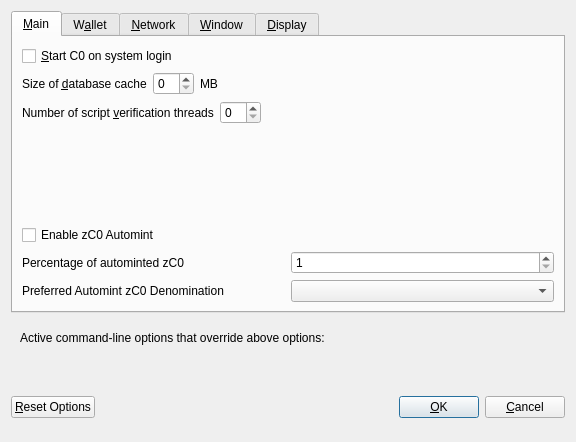
<?xml version="1.0" encoding="UTF-8"?>
<ui version="4.0">
 <class>OptionsDialog</class>
 <widget class="QDialog" name="OptionsDialog">
  <property name="geometry">
   <rect>
    <x>0</x>
    <y>0</y>
    <width>576</width>
    <height>442</height>
   </rect>
  </property>
  <property name="windowTitle">
   <string>Options</string>
  </property>
  <property name="modal">
   <bool>true</bool>
  </property>
  <layout class="QVBoxLayout" name="verticalLayout">
   <item>
    <widget class="QTabWidget" name="tabWidget">
     <property name="currentIndex">
      <number>0</number>
     </property>
     <widget class="QWidget" name="tabMain">
      <attribute name="title">
       <string>&amp;Main</string>
      </attribute>
      <layout class="QVBoxLayout" name="verticalLayout_Main">
       <item>
        <widget class="QCheckBox" name="bitcoinAtStartup">
         <property name="toolTip">
          <string>Automatically start C0 after logging in to the system.</string>
         </property>
         <property name="text">
          <string>&amp;Start C0 on system login</string>
         </property>
        </widget>
       </item>
       <item>
        <layout class="QHBoxLayout" name="horizontalLayout_2_Main">
         <item>
          <widget class="QLabel" name="databaseCacheLabel">
           <property name="text">
            <string>Size of &amp;database cache</string>
           </property>
           <property name="textFormat">
            <enum>Qt::PlainText</enum>
           </property>
           <property name="buddy">
            <cstring>databaseCache</cstring>
           </property>
          </widget>
         </item>
         <item>
          <widget class="QSpinBox" name="databaseCache"/>
         </item>
         <item>
          <widget class="QLabel" name="databaseCacheUnitLabel">
           <property name="text">
            <string>MB</string>
           </property>
           <property name="textFormat">
            <enum>Qt::PlainText</enum>
           </property>
          </widget>
         </item>
         <item>
          <spacer name="horizontalSpacer_2_Main">
           <property name="orientation">
            <enum>Qt::Horizontal</enum>
           </property>
           <property name="sizeHint" stdset="0">
            <size>
             <width>40</width>
             <height>20</height>
            </size>
           </property>
          </spacer>
         </item>
        </layout>
       </item>
       <item>
        <layout class="QHBoxLayout" name="horizontalLayout_3_Main">
         <item>
          <widget class="QLabel" name="threadsScriptVerifLabel">
           <property name="text">
            <string>Number of script &amp;verification threads</string>
           </property>
           <property name="textFormat">
            <enum>Qt::PlainText</enum>
           </property>
           <property name="buddy">
            <cstring>threadsScriptVerif</cstring>
           </property>
          </widget>
         </item>
         <item>
          <widget class="QSpinBox" name="threadsScriptVerif">
           <property name="toolTip">
            <string>(0 = auto, &lt;0 = leave that many cores free)</string>
           </property>
          </widget>
         </item>
         <item>
          <spacer name="horizontalSpacer_3_Main">
           <property name="orientation">
            <enum>Qt::Horizontal</enum>
           </property>
           <property name="sizeHint" stdset="0">
            <size>
             <width>40</width>
             <height>20</height>
            </size>
           </property>
          </spacer>
         </item>
        </layout>
       </item>
       <item>
        <spacer name="verticalSpacer_2">
         <property name="orientation">
          <enum>Qt::Vertical</enum>
         </property>
         <property name="sizeHint" stdset="0">
          <size>
           <width>20</width>
           <height>40</height>
          </size>
         </property>
        </spacer>
       </item>
       <item>
        <widget class="QCheckBox" name="checkBoxZeromintEnable">
         <property name="toolTip">
          <string>Enable automatic minting of C0 units to zC0</string>
         </property>
         <property name="layoutDirection">
          <enum>Qt::LeftToRight</enum>
         </property>
         <property name="text">
          <string>Enable zC0 Automint</string>
         </property>
        </widget>
       </item>
       <item>
        <layout class="QHBoxLayout" name="horizontalLayout_3">
         <item>
          <widget class="QLabel" name="percentage_label">
           <property name="toolTip">
            <string>Percentage of incoming C0 which get automatically converted to zC0 via Zerocoin Protocol (min: 10%)</string>
           </property>
           <property name="text">
            <string>Percentage of autominted zC0</string>
           </property>
          </widget>
         </item>
         <item>
          <widget class="QSpinBox" name="zeromintPercentage">
           <property name="minimum">
            <number>1</number>
           </property>
           <property name="maximum">
            <number>100</number>
           </property>
          </widget>
         </item>
        </layout>
       </item>
       <item>
        <layout class="QHBoxLayout" name="horizontalLayout" stretch="0,0">
         <property name="sizeConstraint">
          <enum>QLayout::SetFixedSize</enum>
         </property>
         <item>
          <widget class="QLabel" name="labelPreferredDenom">
           <property name="maximumSize">
            <size>
             <width>16777215</width>
             <height>16777215</height>
            </size>
           </property>
           <property name="toolTip">
            <string>Wait with automatic conversion to Zerocoin until enough C0 for this denomination is available</string>
           </property>
           <property name="text">
            <string>Preferred Automint zC0 Denomination</string>
           </property>
          </widget>
         </item>
         <item>
          <widget class="QComboBox" name="preferredDenom">
           <property name="maximumSize">
            <size>
             <width>16777215</width>
             <height>27</height>
            </size>
           </property>
           <property name="toolTip">
            <string>Wait with automatic conversion to Zerocoin until enough C0 for this denomination is available</string>
           </property>
           <property name="maxVisibleItems">
            <number>9</number>
           </property>
           <property name="maxCount">
            <number>9</number>
           </property>
          </widget>
         </item>
        </layout>
       </item>
      </layout>
     </widget>
     <widget class="QWidget" name="tabWallet">
      <attribute name="title">
       <string>W&amp;allet</string>
      </attribute>
      <layout class="QVBoxLayout" name="verticalLayout_Wallet">
       <item>
        <layout class="QHBoxLayout" name="horizontalLayout_2_Wallet">
         <item>
          <widget class="QLabel" name="labelStakeSplitThresholdText">
           <property name="text">
            <string>Stake split threshold:</string>
           </property>
          </widget>
         </item>
         <item>
          <widget class="QSpinBox" name="spinBoxStakeSplitThreshold">
           <property name="minimum">
            <number>1</number>
           </property>
           <property name="maximum">
            <number>999999</number>
           </property>
          </widget>
         </item>
        </layout>
       </item>
       <item>
        <widget class="QGroupBox" name="groupBox">
         <property name="title">
          <string>Expert</string>
         </property>
         <layout class="QVBoxLayout" name="verticalLayout_2">
          <item>
           <widget class="QCheckBox" name="coinControlFeatures">
            <property name="toolTip">
             <string>Whether to show coin control features or not.</string>
            </property>
            <property name="text">
             <string>Enable coin &amp;control features</string>
            </property>
           </widget>
          </item>
          <item>
           <widget class="QCheckBox" name="showMasternodesTab">
            <property name="toolTip">
             <string>Show additional tab listing all your masternodes in first sub-tab&lt;br/&gt;and all masternodes on the network in second sub-tab.</string>
            </property>
            <property name="text">
             <string>Show Masternodes Tab</string>
            </property>
           </widget>
          </item>
          <item>
           <widget class="QCheckBox" name="spendZeroConfChange">
            <property name="toolTip">
             <string>If you disable the spending of unconfirmed change, the change from a transaction&lt;br/&gt;cannot be used until that transaction has at least one confirmation.&lt;br/&gt;This also affects how your balance is computed.</string>
            </property>
            <property name="text">
             <string>&amp;Spend unconfirmed change</string>
            </property>
           </widget>
          </item>
         </layout>
        </widget>
       </item>
       <item>
        <spacer name="verticalSpacer_Wallet">
         <property name="orientation">
          <enum>Qt::Vertical</enum>
         </property>
         <property name="sizeHint" stdset="0">
          <size>
           <width>20</width>
           <height>40</height>
          </size>
         </property>
        </spacer>
       </item>
      </layout>
     </widget>
     <widget class="QWidget" name="tabNetwork">
      <attribute name="title">
       <string>&amp;Network</string>
      </attribute>
      <layout class="QVBoxLayout" name="verticalLayout_Network">
       <item>
        <widget class="QCheckBox" name="mapPortUpnp">
         <property name="toolTip">
          <string>Automatically open the C0 client port on the router. This only works when your router supports UPnP and it is enabled.</string>
         </property>
         <property name="text">
          <string>Map port using &amp;UPnP</string>
         </property>
        </widget>
       </item>
       <item>
        <widget class="QCheckBox" name="allowIncoming">
         <property name="toolTip">
          <string>Accept connections from outside</string>
         </property>
         <property name="text">
          <string>Allow incoming connections</string>
         </property>
        </widget>
       </item>
       <item>
        <widget class="QCheckBox" name="connectSocks">
         <property name="toolTip">
          <string>Connect to the C0 network through a SOCKS5 proxy.</string>
         </property>
         <property name="text">
          <string>&amp;Connect through SOCKS5 proxy (default proxy):</string>
         </property>
        </widget>
       </item>
       <item>
        <layout class="QHBoxLayout" name="horizontalLayout_1_Network">
         <item>
          <widget class="QLabel" name="proxyIpLabel">
           <property name="text">
            <string>Proxy &amp;IP:</string>
           </property>
           <property name="textFormat">
            <enum>Qt::PlainText</enum>
           </property>
           <property name="buddy">
            <cstring>proxyIp</cstring>
           </property>
          </widget>
         </item>
         <item>
          <widget class="QValidatedLineEdit" name="proxyIp">
           <property name="minimumSize">
            <size>
             <width>140</width>
             <height>0</height>
            </size>
           </property>
           <property name="maximumSize">
            <size>
             <width>140</width>
             <height>16777215</height>
            </size>
           </property>
           <property name="toolTip">
            <string>IP address of the proxy (e.g. IPv4: 127.0.0.1 / IPv6: ::1)</string>
           </property>
          </widget>
         </item>
         <item>
          <widget class="QLabel" name="proxyPortLabel">
           <property name="text">
            <string>&amp;Port:</string>
           </property>
           <property name="textFormat">
            <enum>Qt::PlainText</enum>
           </property>
           <property name="buddy">
            <cstring>proxyPort</cstring>
           </property>
          </widget>
         </item>
         <item>
          <widget class="QLineEdit" name="proxyPort">
           <property name="minimumSize">
            <size>
             <width>55</width>
             <height>0</height>
            </size>
           </property>
           <property name="maximumSize">
            <size>
             <width>55</width>
             <height>16777215</height>
            </size>
           </property>
           <property name="toolTip">
            <string>Port of the proxy (e.g. 9050)</string>
           </property>
          </widget>
         </item>
         <item>
          <spacer name="horizontalSpacer_1_Network">
           <property name="orientation">
            <enum>Qt::Horizontal</enum>
           </property>
           <property name="sizeHint" stdset="0">
            <size>
             <width>40</width>
             <height>20</height>
            </size>
           </property>
          </spacer>
         </item>
        </layout>
       </item>
       <item>
        <spacer name="verticalSpacer_Network">
         <property name="orientation">
          <enum>Qt::Vertical</enum>
         </property>
         <property name="sizeHint" stdset="0">
          <size>
           <width>20</width>
           <height>40</height>
          </size>
         </property>
        </spacer>
       </item>
      </layout>
     </widget>
     <widget class="QWidget" name="tabWindow">
      <attribute name="title">
       <string>&amp;Window</string>
      </attribute>
      <layout class="QVBoxLayout" name="verticalLayout_Window">
       <item>
        <widget class="QCheckBox" name="minimizeToTray">
         <property name="toolTip">
          <string>Show only a tray icon after minimizing the window.</string>
         </property>
         <property name="text">
          <string>&amp;Minimize to the tray instead of the taskbar</string>
         </property>
        </widget>
       </item>
       <item>
        <widget class="QCheckBox" name="minimizeOnClose">
         <property name="toolTip">
          <string>Minimize instead of exit the application when the window is closed. When this option is enabled, the application will be closed only after selecting Quit in the menu.</string>
         </property>
         <property name="text">
          <string>M&amp;inimize on close</string>
         </property>
        </widget>
       </item>
       <item>
        <spacer name="verticalSpacer_Window">
         <property name="orientation">
          <enum>Qt::Vertical</enum>
         </property>
         <property name="sizeHint" stdset="0">
          <size>
           <width>20</width>
           <height>40</height>
          </size>
         </property>
        </spacer>
       </item>
      </layout>
     </widget>
     <widget class="QWidget" name="tabDisplay">
      <attribute name="title">
       <string>&amp;Display</string>
      </attribute>
      <layout class="QVBoxLayout" name="verticalLayout_Display">
       <item>
        <layout class="QHBoxLayout" name="horizontalLayout_1_Display">
         <item>
          <widget class="QLabel" name="langLabel">
           <property name="text">
            <string>User Interface &amp;language:</string>
           </property>
           <property name="textFormat">
            <enum>Qt::PlainText</enum>
           </property>
           <property name="buddy">
            <cstring>lang</cstring>
           </property>
          </widget>
         </item>
         <item>
          <widget class="QValueComboBox" name="lang">
           <property name="toolTip">
            <string>The user interface language can be set here. This setting will take effect after restarting C0.</string>
           </property>
          </widget>
         </item>
        </layout>
       </item>
       <item>
        <widget class="QLabel" name="label_3">
         <property name="toolTip">
          <string notr="true"/>
         </property>
         <property name="statusTip">
          <string notr="true"/>
         </property>
         <property name="whatsThis">
          <string notr="true"/>
         </property>
         <property name="accessibleName">
          <string notr="true"/>
         </property>
         <property name="text">
          <string>Language missing or translation incomplete? Help contributing translations here:
https://www.transifex.com/carbonzero-project/carbonzero-project-translations</string>
         </property>
         <property name="wordWrap">
          <bool>true</bool>
         </property>
         <property name="openExternalLinks">
          <bool>true</bool>
         </property>
         <property name="textInteractionFlags">
          <set>Qt::TextBrowserInteraction</set>
         </property>
        </widget>
       </item>
       <item>
        <layout class="QHBoxLayout" name="horizontalLayout_4_Display" stretch="0,0">
         <item>
          <widget class="QLabel" name="themeLabel">
           <property name="text">
            <string>User Interface Theme:</string>
           </property>
          </widget>
         </item>
         <item>
          <widget class="QValueComboBox" name="theme"/>
         </item>
        </layout>
       </item>
       <item>
        <widget class="Line" name="line">
         <property name="orientation">
          <enum>Qt::Horizontal</enum>
         </property>
        </widget>
       </item>
       <item>
        <layout class="QHBoxLayout" name="horizontalLayout_2_Display">
         <item>
          <widget class="QLabel" name="unitLabel">
           <property name="text">
            <string>&amp;Unit to show amounts in:</string>
           </property>
           <property name="textFormat">
            <enum>Qt::PlainText</enum>
           </property>
           <property name="buddy">
            <cstring>unit</cstring>
           </property>
          </widget>
         </item>
         <item>
          <widget class="QValueComboBox" name="unit">
           <property name="toolTip">
            <string>Choose the default subdivision unit to show in the interface and when sending coins.</string>
           </property>
          </widget>
         </item>
        </layout>
       </item>
       <item>
        <layout class="QHBoxLayout" name="horizontalLayout_5_Display">
         <item>
          <widget class="QLabel" name="digitsLabel">
           <property name="text">
            <string>Decimal digits</string>
           </property>
          </widget>
         </item>
         <item>
          <widget class="QValueComboBox" name="digits"/>
         </item>
        </layout>
       </item>
       <item>
        <widget class="QCheckBox" name="checkBoxHideZeroBalances">
         <property name="toolTip">
          <string>Hide empty balances</string>
         </property>
         <property name="layoutDirection">
          <enum>Qt::LeftToRight</enum>
         </property>
         <property name="text">
          <string>Hide empty balances</string>
         </property>
        </widget>
       </item>
       <item>
        <layout class="QHBoxLayout" name="horizontalLayout_3_Display">
         <item>
          <widget class="QLabel" name="thirdPartyTxUrlsLabel">
           <property name="toolTip">
            <string>Third party URLs (e.g. a block explorer) that appear in the transactions tab as context menu items. %s in the URL is replaced by transaction hash. Multiple URLs are separated by vertical bar |.</string>
           </property>
           <property name="text">
            <string>Third party transaction URLs</string>
           </property>
           <property name="buddy">
            <cstring>thirdPartyTxUrls</cstring>
           </property>
          </widget>
         </item>
         <item>
          <widget class="QLineEdit" name="thirdPartyTxUrls">
           <property name="toolTip">
            <string>Third party URLs (e.g. a block explorer) that appear in the transactions tab as context menu items. %s in the URL is replaced by transaction hash. Multiple URLs are separated by vertical bar |.</string>
           </property>
          </widget>
         </item>
        </layout>
       </item>
       <item>
        <spacer name="verticalSpacer">
         <property name="orientation">
          <enum>Qt::Vertical</enum>
         </property>
         <property name="sizeHint" stdset="0">
          <size>
           <width>20</width>
           <height>40</height>
          </size>
         </property>
        </spacer>
       </item>
      </layout>
     </widget>
    </widget>
   </item>
   <item>
    <widget class="QFrame" name="frame">
     <layout class="QVBoxLayout" name="verticalLayout_Bottom">
      <item>
       <layout class="QHBoxLayout" name="horizontalLayout_Bottom">
        <item>
         <widget class="QLabel" name="overriddenByCommandLineInfoLabel">
          <property name="text">
           <string>Active command-line options that override above options:</string>
          </property>
          <property name="textFormat">
           <enum>Qt::PlainText</enum>
          </property>
         </widget>
        </item>
        <item>
         <spacer name="horizontalSpacer_Bottom">
          <property name="orientation">
           <enum>Qt::Horizontal</enum>
          </property>
          <property name="sizeHint" stdset="0">
           <size>
            <width>40</width>
            <height>20</height>
           </size>
          </property>
         </spacer>
        </item>
       </layout>
      </item>
      <item>
       <widget class="QLabel" name="overriddenByCommandLineLabel">
        <property name="text">
         <string/>
        </property>
        <property name="textFormat">
         <enum>Qt::PlainText</enum>
        </property>
        <property name="wordWrap">
         <bool>true</bool>
        </property>
       </widget>
      </item>
     </layout>
    </widget>
   </item>
   <item>
    <layout class="QHBoxLayout" name="horizontalLayout_Buttons">
     <item>
      <widget class="QPushButton" name="resetButton">
       <property name="toolTip">
        <string>Reset all client options to default.</string>
       </property>
       <property name="text">
        <string>&amp;Reset Options</string>
       </property>
       <property name="autoDefault">
        <bool>false</bool>
       </property>
      </widget>
     </item>
     <item>
      <spacer name="horizontalSpacer_1">
       <property name="orientation">
        <enum>Qt::Horizontal</enum>
       </property>
       <property name="sizeHint" stdset="0">
        <size>
         <width>40</width>
         <height>48</height>
        </size>
       </property>
      </spacer>
     </item>
     <item>
      <widget class="QLabel" name="statusLabel">
       <property name="minimumSize">
        <size>
         <width>200</width>
         <height>0</height>
        </size>
       </property>
       <property name="font">
        <font>
         <weight>75</weight>
         <bold>true</bold>
        </font>
       </property>
       <property name="text">
        <string/>
       </property>
       <property name="textFormat">
        <enum>Qt::PlainText</enum>
       </property>
       <property name="wordWrap">
        <bool>true</bool>
       </property>
      </widget>
     </item>
     <item>
      <spacer name="horizontalSpacer_2">
       <property name="orientation">
        <enum>Qt::Horizontal</enum>
       </property>
       <property name="sizeHint" stdset="0">
        <size>
         <width>40</width>
         <height>48</height>
        </size>
       </property>
      </spacer>
     </item>
     <item>
      <widget class="QPushButton" name="okButton">
       <property name="text">
        <string>&amp;OK</string>
       </property>
       <property name="autoDefault">
        <bool>false</bool>
       </property>
       <property name="default">
        <bool>true</bool>
       </property>
      </widget>
     </item>
     <item>
      <widget class="QPushButton" name="cancelButton">
       <property name="text">
        <string>&amp;Cancel</string>
       </property>
       <property name="autoDefault">
        <bool>false</bool>
       </property>
      </widget>
     </item>
    </layout>
   </item>
  </layout>
 </widget>
 <customwidgets>
  <customwidget>
   <class>QValidatedLineEdit</class>
   <extends>QLineEdit</extends>
   <header>qvalidatedlineedit.h</header>
  </customwidget>
  <customwidget>
   <class>QValueComboBox</class>
   <extends>QComboBox</extends>
   <header>qvaluecombobox.h</header>
  </customwidget>
 </customwidgets>
 <resources/>
 <connections/>
</ui>
